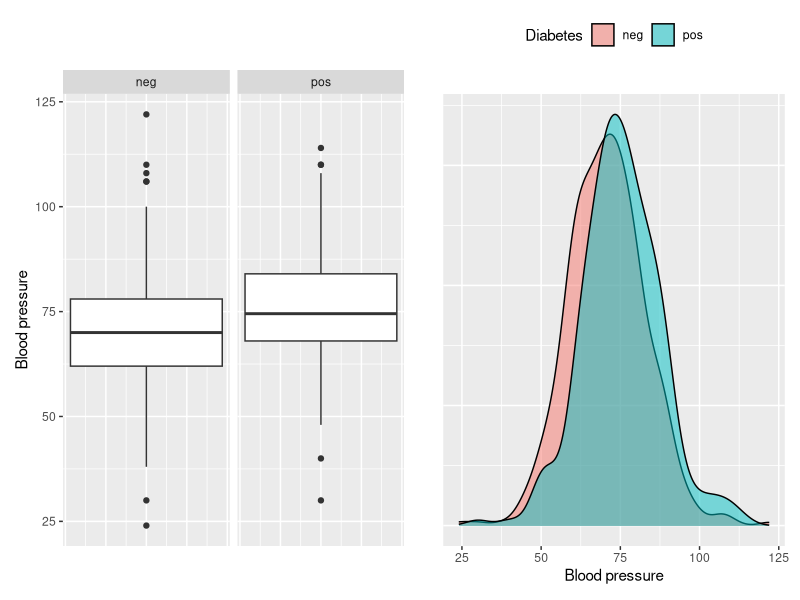
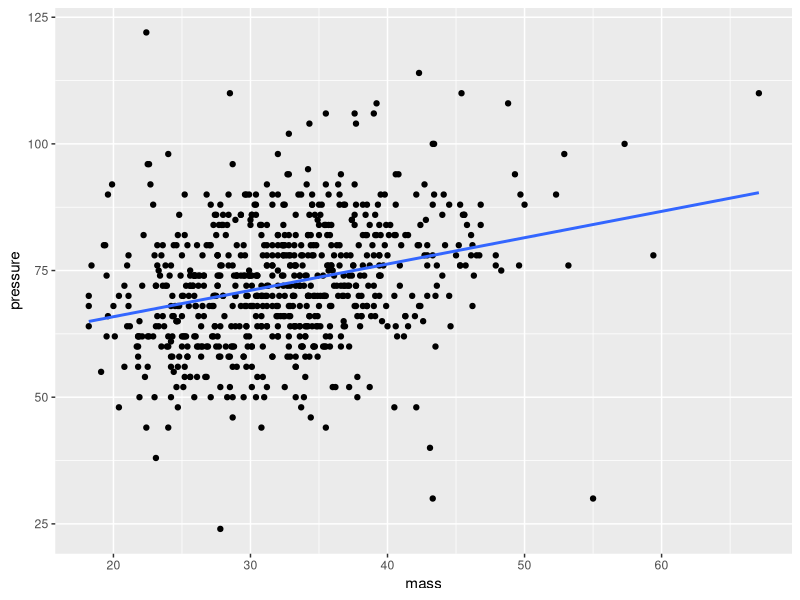

Here is the R script that generated these plots, in order:
## ---- chunk 1
#| warning: false
library(tidyverse)
#install.packages("mlbench") # Install to get PimaIndiansDiabetes2 dataset
library(mlbench)
data("PimaIndiansDiabetes2") # Using 2 because it is a corrected version.
glimpse(PimaIndiansDiabetes2)
## ---- chunk 2
library(patchwork)
p1 <- PimaIndiansDiabetes2 |>
  ggplot(aes(y = pressure)) + 
  facet_grid(~ diabetes) +
  geom_boxplot() +
  theme(
    axis.text.x = element_blank(),  # Remove axis text
    axis.ticks.x = element_blank()  # Remove axis title
  ) +
  labs(y = "Blood pressure")
p2 <- PimaIndiansDiabetes2 |>
  ggplot(aes(x = pressure, fill = diabetes)) + 
  geom_density(alpha = 0.5) +
  theme(
    legend.position = "top",
    axis.text.y = element_blank(),  # Remove axis text
    axis.ticks.y = element_blank()  # Remove axis title
  ) +
  labs(
    x = "Blood pressure",
    y = "",
    fill = "Diabetes"
    )

p1 + p2
## ---- chunk 3
model <- lm(pressure ~ mass, data = PimaIndiansDiabetes2)
summary(model)
## ---- chunk 4
PimaIndiansDiabetes2 |> 
  ggplot(aes(x = mass, y = pressure)) +
  geom_point() +
  geom_smooth(method = "lm", se = FALSE)
## ---- chunk 5
model <- glm(diabetes ~ pressure, data = PimaIndiansDiabetes2, family = "binomial")
summary(model)
## ---- chunk 6
model <- glm(diabetes ~ mass, data = PimaIndiansDiabetes2, family = "binomial")
summary(model)
## ---- chunk 7
pressure_model <- glm(diabetes ~ pressure, data = PimaIndiansDiabetes2, family = "binomial")
predict(pressure_model, data.frame(pressure = 90), type = "response")
mass_model <- glm(diabetes ~ mass, data = PimaIndiansDiabetes2, family = "binomial")
predict(mass_model, data.frame(mass = 25), type = "response")
## ---- chunk 8
model <- glm(diabetes ~ glucose, data = PimaIndiansDiabetes2, family = "binomial")
predict(model, data.frame(glucose = 195), type = "response")
## ---- chunk 9
model <- glm(diabetes ~ glucose, data = PimaIndiansDiabetes2, family = "binomial")
predict(model, data.frame(glucose = 200), type = "response")
